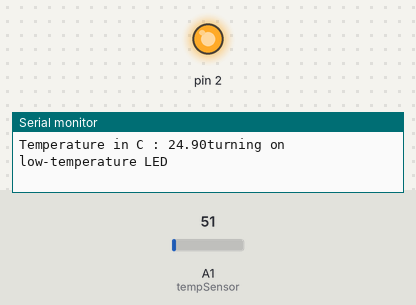
Bench run of a sketch on a simulated Arduino Uno, built with avr-gcc and run on an emulated ATmega328P. On the bench: output pins drawn as LEDs (lit = HIGH), the last lines printed to the serial monitor. The test bench sets the inputs (shaded band); at power-on: A1 (tempSensor) = 51.

Above: at 2.8 s.
2.9 s: A1 (tempSensor) set to 54
At 5.2 s:
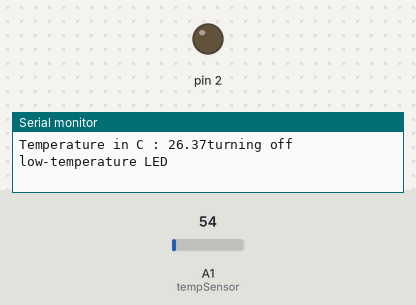
5.6 s: A1 (tempSensor) set to 30
At 6.8 s:
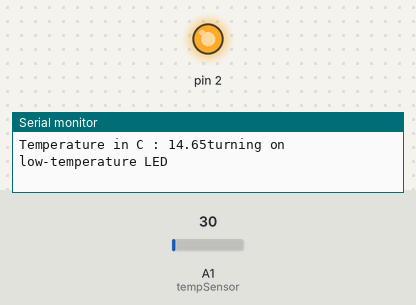
8.3 s: A1 (tempSensor) set to 61
At 11.0 s:
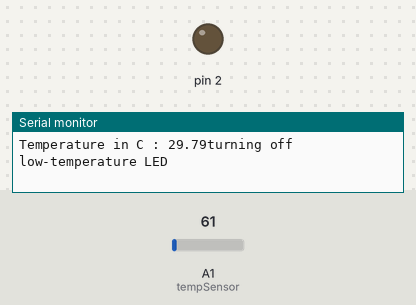
Timing chart, 0 to 12.5 s (numbered marks = the images above; inputs shaded):
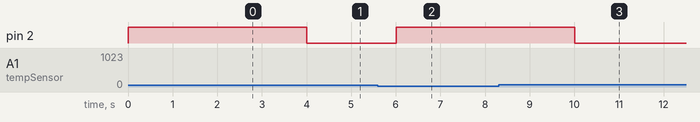

Measured:
- the behaviour switches between 51 and 52 on A1 (tempSensor) (found by bisection; images 0 and 1)
- after the input at 2.9 s, pin 2: HIGH → LOW after 1.1 s
- after the input at 5.6 s, pin 2: LOW → HIGH after 0.40 s
- after the input at 8.3 s, pin 2: HIGH → LOW after 1.7 s

The sketch:

Temp_sensor_code.ino
```cpp
int tempSensor = 1;
float tempC;
void setup()
{
Serial.begin(9600); //opens serial port, sets data rate to 9600 bps
pinMode (2, OUTPUT);
}
void loop()
{
Serial.print("Temperature in C : ");
tempC = analogRead(tempSensor);              //read the value from the sensor
tempC = ((5.0 * tempC * 100.0)/1024.0);  //convert the analog data to temperature
Serial.print(tempC);                    //send the data to the computer
if (tempC < 25)
{
Serial.println("turning on low-temperature LED");
digitalWrite (2, HIGH);                          //digitalwrite pin 2 high then low-temperature LED on
delay(2000);
}
if (tempC > 25)
{
Serial.println("turning off low-temperature LED");
digitalWrite (2, LOW); ////digitalwrite pin 2 high then low-temperature LED on
delay(2000);
}
}
```
